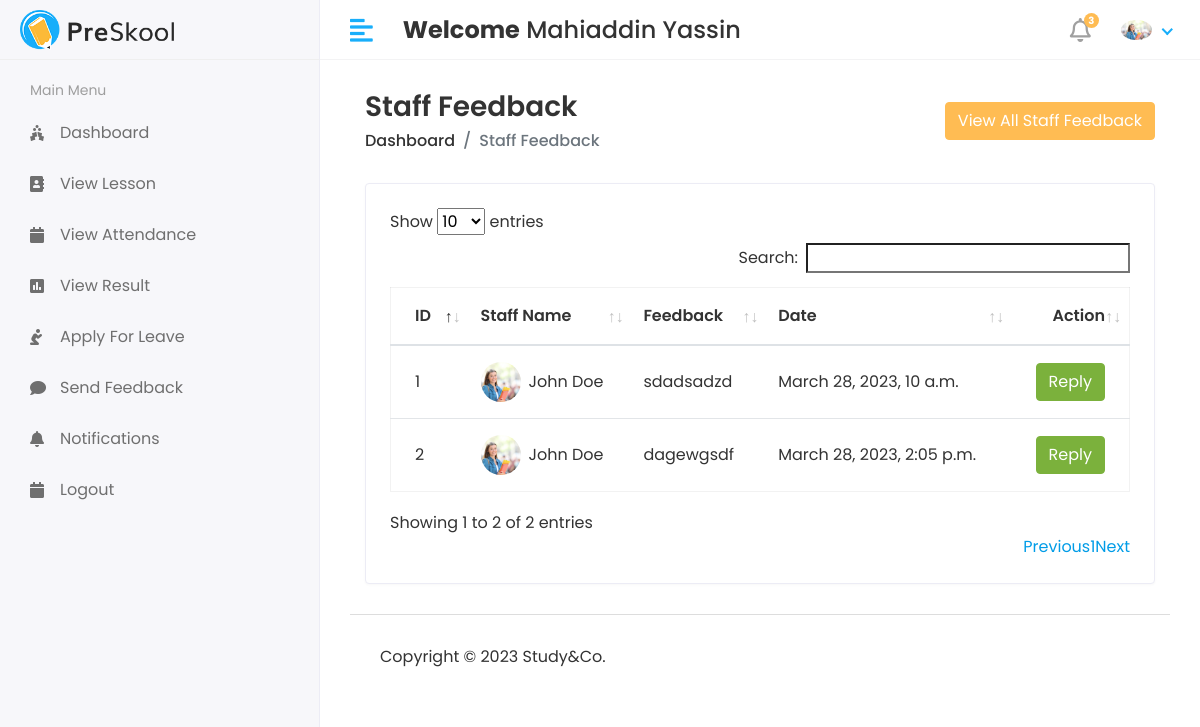
Page /Hod/Staff/feedback (signed in) on the earlier database version.
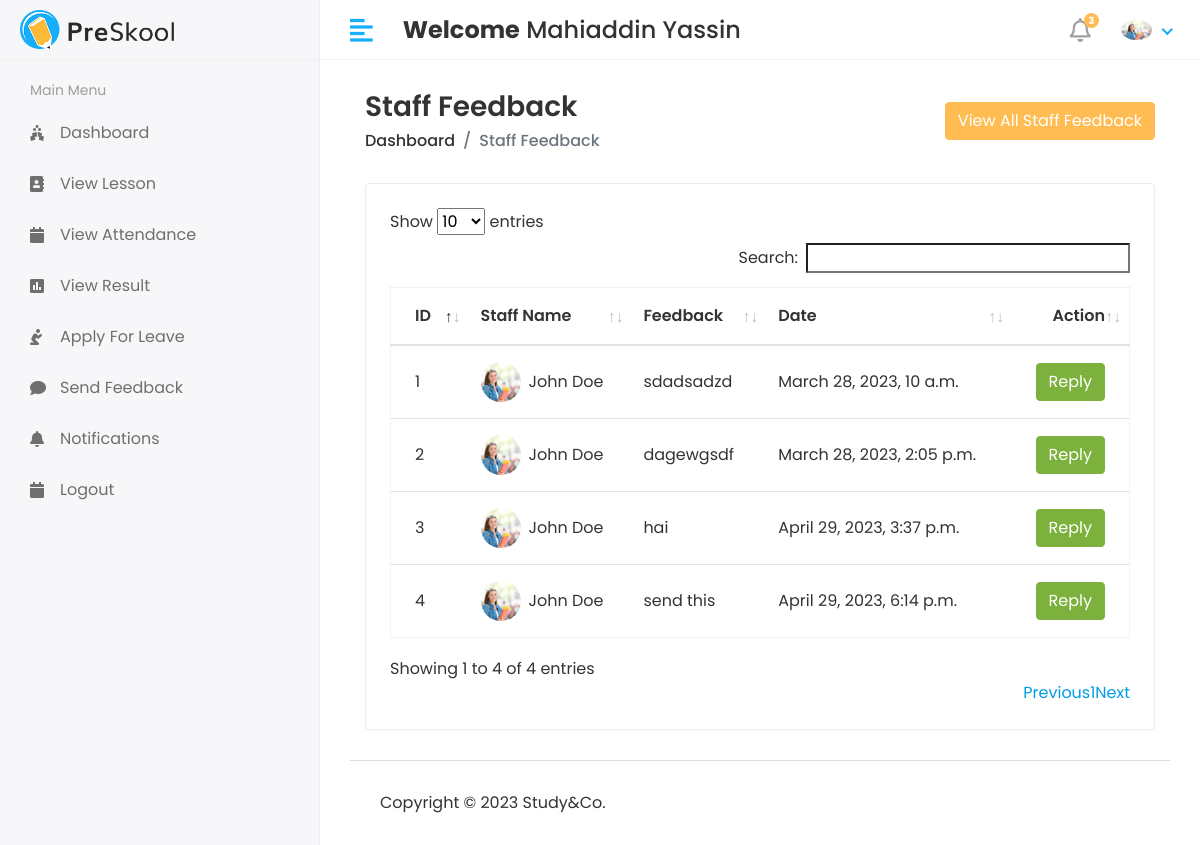
Same page on the later database version.
### StudyApp/models.py (models this page shows, shortened)
class CustomUser(AbstractUser):
    USER = (
        (1,'HOD'),
        (2,'STAFF'),
        (3,'STUDENT'),
    )
    user_type = models.CharField(choices=USER,max_length=50,default=1)
    profile_pic = models.ImageField(upload_to='media/profile_pic')

class Staff_Feedback(models.Model):
    staff_id = models.ForeignKey(Staff,on_delete=models.CASCADE)
    feedback = models.TextField()
    feedback_reply = models.TextField()
    status = models.IntegerField(default=0)
    created_at = models.DateTimeField(auto_now_add=True)
    updated_at = models.DateTimeField(auto_now_add=True)

class Staff(models.Model):
    admin = models.OneToOneField(CustomUser,on_delete=models.CASCADE)
    address = models.TextField()
    gender = models.CharField(max_length=100)
    created_at = models.DateTimeField(auto_now_add=True)
    updated_at = models.DateTimeField(auto_now=True)

### StudyGo/Hod_Views.py (the view)
# urls.py: path('Hod/Staff/feedback',Hod_Views.STAFF_FEEDBACK,name='staff_feedback_reply'),
@login_required(login_url='/')
def STAFF_FEEDBACK(request):
    feedback = Staff_Feedback.objects.all()
    feedback_history = Staff_Feedback.objects.all().order_by('-id')[0:5]
    context = {
        'feedback':feedback,
        'feedback_history':feedback_history,
    }
    return render(request,'Hod/staff_feedback.html',context)

### templates/Hod/staff_feedback.html (shortened to what this page needs)
{% extends 'base.html' %}
{% block content %}
<div class="content container-fluid">
    <div class="page-header">
      <div class="row align-items-center">
        <div class="col">
          <h3 class="page-title">Staff Feedback</h3>
          <ul class="breadcrumb">
            <li class="breadcrumb-item"><a href="index.html">Dashboard</a></li>
            <li class="breadcrumb-item active">Staff Feedback</li>
          </ul>
        </div>
        <div class="col-auto text-right float-right ml-auto">
          <button
            type="button"
            class="btn btn-primary"
            data-toggle="modal"
            data-target="#exampleModalCenter"
          >
            View All Staff Feedback
          </button>
        </div>
      </div>
    </div>
    <div class="row">
      <div class="col-sm-12">
        <div class="card card-table">
          <div class="card-body">
            <div class="table-responsive">
              <table id="table_id" class="table table-hover table-center mb-0">
                <thead>
                  <tr>
                    <th>ID</th>
                    <th>Staff Name</th>
                    <th>Feedback</th>
                    <th>Date</th>
                    <th class="text-right">Action</th>
                  </tr>
                </thead>
                <tbody>
                  {% for i in feedback %}
                  <tr>
                    <td>{{i.id}}</td>
                    <td>
                      <h2 class="table-avatar">
                        <a href="#" class="avatar avatar-sm mr-2"
                          ><img
                            class="avatar-img rounded-circle"
                            src="/{{i.staff_id.admin.profile_pic}}"
                            alt="User Image"
                        /></a>
                        <a href="#"
                          >{{i.staff_id.admin.first_name}} {{i.staff_id.admin.last_name}}</a
                        >
                      </h2>
                    </td>
                    <td>{{i.feedback}}</td>
                    <td>{{i.created_at}}</td>
                    <td class="text-right">
                      <button
                        type="button"
                        class="btn btn-success"
                        data-toggle="modal"
                        data-target="#sendnotification-{{forloop.counter}}"
                      >
                        Reply
                      </button>
                    </td>
                  </tr>
                  {% endfor %}
                </tbody>
              </table>
            </div>
          </div>
        </div>
      </div>
    </div>
  </div>
{% endblock content %}

### templates/base.html (shortened to what this page needs)
{% load static %}
<!DOCTYPE html>
<html lang="en">
  <head>
    <link
      rel="stylesheet"
      href="{% static 'assets/plugins/bootstrap/css/bootstrap.min.css' %}"
    />
    <link
      rel="stylesheet"
      href="{% static 'assets/plugins/fontawesome/css/fontawesome.min.css' %}"
    />
    <link
      rel="stylesheet"
      href="{% static 'assets/plugins/fontawesome/css/all.min.css' %}"
    />
    <link rel="stylesheet" href="{% static 'assets/css/style.css' %}" />
    <link rel="stylesheet" href="{% static 'assets/plugins/datatables/datatables.min.css' %}">
  </head>
  <body>
    <div class="main-wrapper">
      {% include 'includes/header.html' %} {% include 'includes/sidebar.html' %}
      <div class="page-wrapper">
        <div class="content container-fluid">
         {% block content %}{% endblock content %}
          {% include 'includes/footer.html' %}
         </div>
    </div>
  </body>
</html>

### templates/includes/header.html (shortened to what this page needs)
{% load static %}
<div class="header">
  <div class="header-left">
    <a href="index.html" class="logo">
      <img src="{% static 'assets/img/logo.png' %}" alt="Logo" />
    </a>
  </div>
  <a href="javascript:void(0);" id="toggle_btn">
    <i class="fas fa-align-left"></i>
  </a>
  <div class="top-nav-search mt-3">
    <h4>
      <strong>Welcome</strong
      ><span> {{user.first_name}} {{user.last_name}} </span>
    </h4>
  </div>
  <ul class="nav user-menu">
    <li class="nav-item dropdown noti-dropdown">
      <a href="#" class="dropdown-toggle nav-link" data-toggle="dropdown">
        <i class="far fa-bell"></i>
        <span class="badge badge-pill">3</span>
      </a>
    </li>
    <li class="nav-item dropdown has-arrow">
      <a href="#" class="dropdown-toggle nav-link" data-toggle="dropdown">
        {% if user.profile_pic == "" %}
        <span class="user-img"
          ><img
            class="rounded-circle"
            src="{% static 'assets/img/noimg.jpg' %}"
            width="31"
            alt="Ryan Taylor"
        /></span>
        {% else %}
        <span class="user-img"
          ><img
            class="rounded-circle"
            src="/{{user.profile_pic}}"
            width="31"
            alt="Ryan Taylor"
        /></span>
        {% endif %}
      </a>
    </li>
  </ul>
</div>

### templates/includes/sidebar.html (shortened to what this page needs)
<div class="sidebar" id="sidebar">
  <div class="sidebar-inner slimscroll">
    <div id="sidebar-menu" class="sidebar-menu">
      {% if user.user_type == '1' %}
      <ul>
        <li class="menu-title">
          <span>Main Menu</span>
        </li>
        <li>
          <a href="{% url 'hod_home' %}"
            ><i class="fas fa-holly-berry"></i> <span>Dashboard</span></a
          >
        </li>
        <li class="submenu">
          <a href="#"
            ><i class="fas fa-user-graduate"></i> <span> Students</span>
            <span class="menu-arrow"></span
          ></a>
          <ul>
            <li><a href={% url 'add_student' %}>Add Student</a></li>
            <li><a href={% url 'view_student' %}>View Student</a></li>
          </ul>
        </li>
        <li class="submenu">
          <a href="#"
            ><i class="fas fa-chalkboard-teacher"></i> <span> Staff</span>
            <span class="menu-arrow"></span
          ></a>
          <ul>
            <li><a href="{% url 'add_staff' %}">Add Staff</a></li>
            <li><a href="{% url 'view_staff' %}">View Staff</a></li>
          </ul>
        </li>
        <li class="submenu">
          <a href="#"
            ><i class="fa fa-graduation-cap"></i> <span> Course</span>
            <span class="menu-arrow"></span
          ></a>
          <ul>
            <li><a href="{% url 'add_course' %}">Add Course</a></li>
            <li><a href="{% url 'view_course' %}">View Course</a></li>
          </ul>
        </li>
        <li class="submenu">
          <a href="#"
            ><i class="fas fa-book-reader"></i> <span> Subjects</span>
            <span class="menu-arrow"></span
          ></a>
          <ul>
            <li><a href="{% url 'add_subject' %}">Add Subject</a></li>
            <li><a href="{% url 'view_subject' %}">View Subject</a></li>
          </ul>
        </li>
        <li class="submenu">
          <a href="#"
            ><i class="fas fa-clock"></i> <span> Session</span>
            <span class="menu-arrow"></span
          ></a>
          <ul>
            <li><a href="{% url 'add_session' %}">Add Session</a></li>
            <li><a href="{% url 'view_session' %}">View Session</a></li>
          </ul>
        </li>
        <li>
          <a href="{% url 'staff_send_notification' %}"
            ><i class="fa fa-bell"></i> <span>Send Staff Notification</span></a
          >
        </li>
        <li>
          <a href="{% url 'student_send_notification' %}"
            ><i class="fa fa-bell"></i> <span>Send Student Notification</span></a
          >
        </li>
        <li>
          <a href="{% url 'view_attendance' %}"
            ><i class="fa fa-calendar"></i> <span>View Attendance</span></a
          >
        </li>
        <li>
          <a href="{% url 'staff_feedback_reply' %}"
            ><i class="fas fa-comments"></i> <span>Staff Feedback</span></a
          >
        </li>
        <li>
          <a href="{% url 'get_student_feedback' %}"
            ><i class="fas fa-comment"></i> <span>Student Feedback</span></a
          >
        </li>
        <li>
          <a href="{% url 'staff_leave_view' %}"
            ><i class="fas fa-envelope"></i> <span>Staff Leave</span></a
          >
        </li>
        <li>
          <a href="{% url 'student_leave_view' %}"
            ><i class="fas fa-holly-berry"></i> <span>Student Leave</span></a
          >
        </li>
        <li>
          <a href="{% url 'logout' %}"
            ><i class="fa fa-sign-out-alt"></i> <span>Logout</span></a
          >
        </li>
      </ul>
      {% else %}
      <ul>
        <li class="menu-title">
          <span>Main Menu</span>
        </li>
        <li>
          <a href="{% url 'student_home' %}"
            ><i class="fas fa-holly-berry"></i> <span>Dashboard</span></a
          >
        </li>
        <li class="">
          <a href="{% url 'student_view_lesson' %}"><i class="fa fa-address-book" aria-hidden="true"></i><span>View Lesson</span></a>
        </li>
        <li class="">
          <a href="{% url 'student_view_attendance' %}"><i class="fa fa-calendar" aria-hidden="true"></i><span>View Attendance</span></a>
        </li>
        <li class="">
          <a href="{% url 'view_result' %}"><i class="fa fa-poll" aria-hidden="true"></i><span>View Result</span></a>
        </li>
        <li class="">
          <a href="{% url 'student_leave' %}"><i class="fa fa-pray" aria-hidden="true"></i><span>Apply For Leave</span></a>
        </li>
        <li class="">
          <a href="{% url 'student_feedback' %}"><i class="fa fa-comment" aria-hidden="true"></i><span>Send Feedback</span></a>
        </li>
        <li class="">
          <a href="{% url 'student_notification' %}"><i class="fa fa-bell" aria-hidden="true"></i><span>Notifications</span></a>
        </li>
        <li class="">
          <a href="{% url 'logout' %}"><i class="fa fa-calendar" aria-hidden="true"></i><span>Logout</span></a>
        </li>
      </ul>
      {% endif %}
    </div>
  </div>
</div>

### templates/includes/footer.html
<footer>
  <p>Copyright © 2023 Study&Co.</p>
</footer>

Differences in the rows shown:
added Staff_Feedback: id "3", staff_id.admin.profile_pic (picture), staff_id.admin.first_name "John", staff_id.admin.last_name "Doe", feedback "hai", created_at "April 29, 2023, 3:37 p.m."
added Staff_Feedback: id "4", staff_id.admin.profile_pic (picture), staff_id.admin.first_name "John", staff_id.admin.last_name "Doe", feedback "send this", created_at "April 29, 2023, 6:14 p.m."
Other differences:
text written by a page script: "Show entries Search: Showing 1 to 2 of 2 entries Previous 1 Next" → "Show entries Search: Showing 1 to 4 of 4 entries Previous 1 Next"
